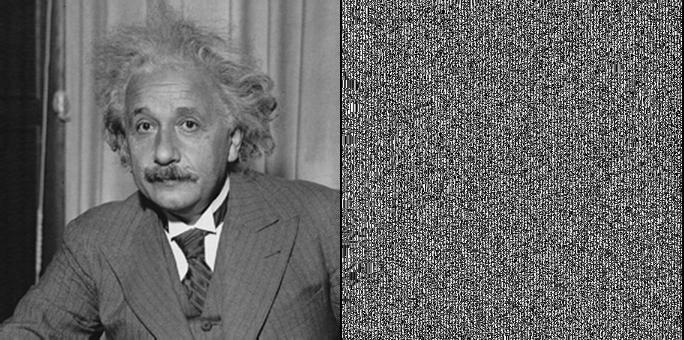
%> input picture Images/einstein_encoded.png, 684 x 340 px
$ octave read_adderrors_write_image.m   (GNU Octave 9; MATLAB toolbox functions it lacks are replaced by stand-ins)
%> lines starting %> are read from the running program, lines starting %| are printed output that depends on the picture
### ErrorArray.m
function ba = ErrorArray (n,m,p)
  for i=1:m
    ba(i,:) = ErrorVector (n,p);
  endfor
endfunction


### ErrorVector.m
function bv = ErrorVector (n,p)
  bv=zeros(1,n);
  for i=1:n
    bv(i) = ErrorByte(p);
  endfor
endfunction


### read_adderrors_write_image.m
clear;
load GolayTables.mat; #run GolayTableGenerator to make the tables

#img = imread("Images/einstein.png");
img = imread("Images/einstein_encoded.png");
%> img is the input picture: size 340x684 uint8; min 0, max 255, mean 103.3
[m,n] = size(img);
%> m = 340; n = 684

#rand("state", 1234324);
#prob = 0.0005;
prob = 0.01;
errors = ErrorArray(n,m, prob);
%> after the loop in ErrorArray, `for i=1:m`:
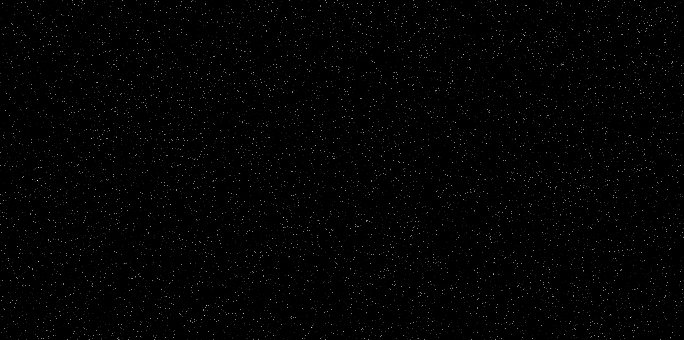
%> ba: size 340x684 double; min 0, max 224, mean 2.5

img = bitxor(img, errors);
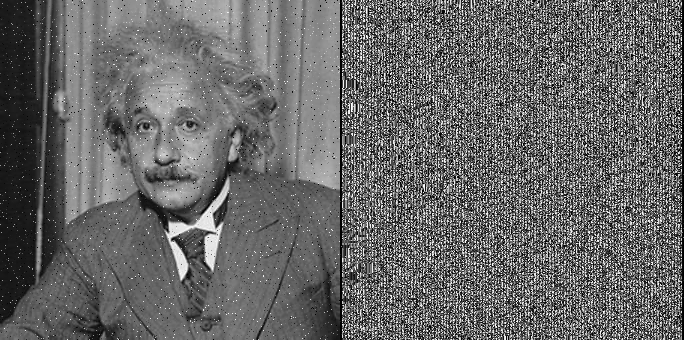
%> img: size 340x684 uint8; min 0, max 255, mean 103.8


imwrite(img,"Images/einstein_encoded_0.01_error.png");
